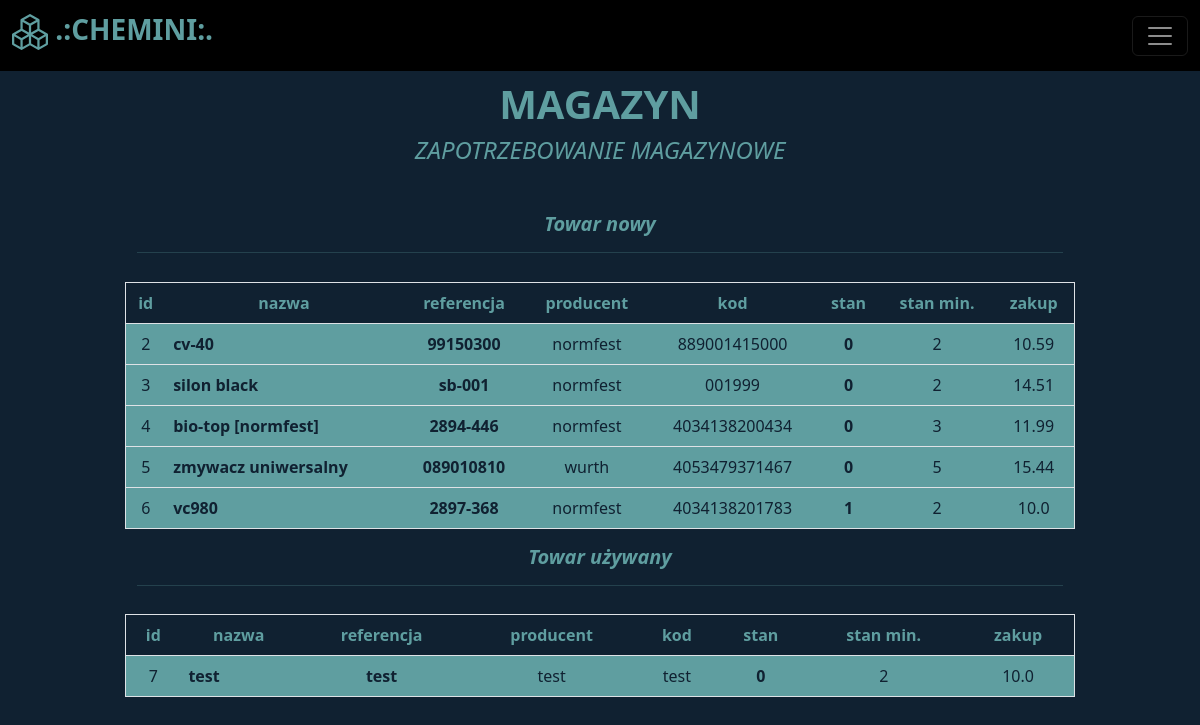
Page /demand (signed in) on the earlier database version.
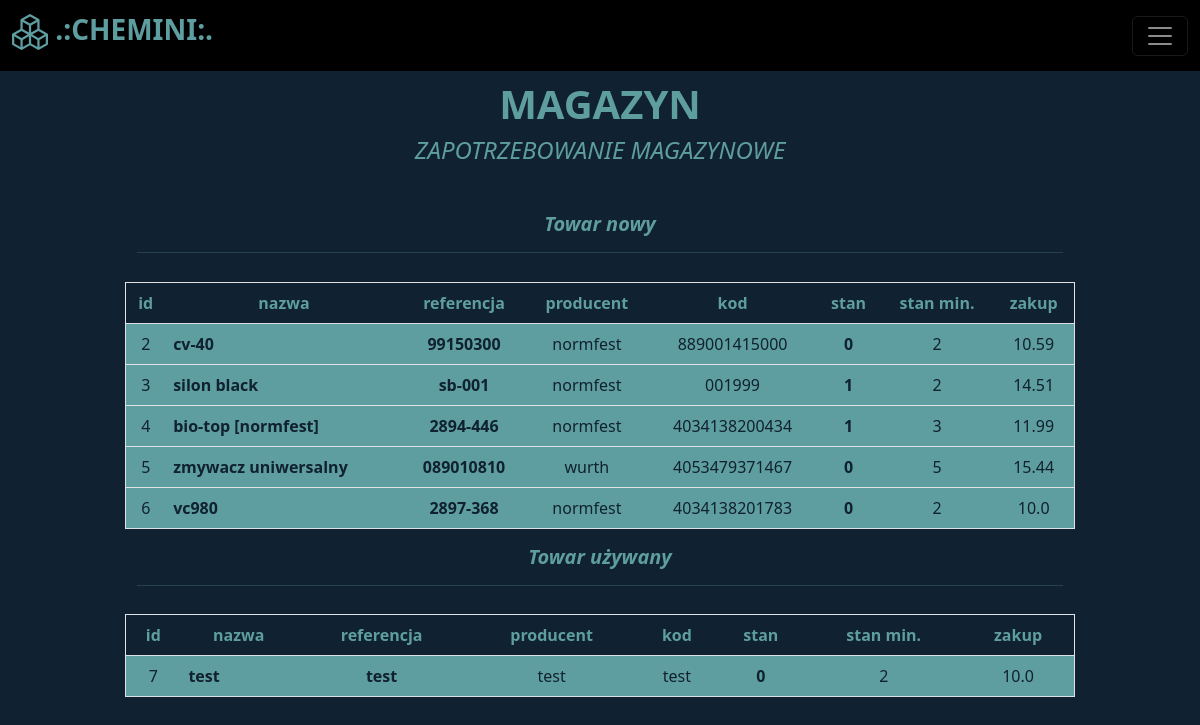
Same page on the later database version.
### libs/models.py (models this page shows)
class Item(Base):
    __tablename__ = "items"
    id = Column(Integer, primary_key=True, autoincrement=True, index=True)
    name = Column(String, unique=False, nullable=False)
    manufacturer = Column(String, nullable=False)
    reference = Column(String, unique=True, index=True, nullable=False)
    code = Column(String, unique=True, index=True)
    description = Column(String)
    stack = Column(Integer, nullable=False, default=0)
    stack_min = Column(Integer, nullable=False, default=0)
    buy = Column(Float)
    sell = Column(Float)
    used = Column(Boolean, default=False)

### routers/warehouse.py (the view)
@router.get('/demand', tags=['warehouse'])
def get_page_with_demand(request: Request, db:Session=Depends(get_db)):
    token = request.cookies.get("access_token")     # very important line if you want to authenticate user on page
    if not token:
        return RedirectResponse("/")
    try:
        scheme,_,param = token.partition(" ")
        payload = jwt.decode(param, config.get("security", "jwt_secret_key"), config.get("security", "algorithm"))
        user = db.query(User).filter(User.name==payload['sub']).first()
    except Exception:
        return RedirectResponse("/")
    if not user:
        return RedirectResponse("/")
    items_new = db.query(Item).where((Item.used==False) & (Item.stack<=Item.stack_min))
    items_used = db.query(Item).where((Item.used==True) & (Item.stack<=Item.stack_min))
    try:
        column_names = ["id", "nazwa", "referencja", "producent", "kod", "stan", "stan min.", "zakup"]
        df = []
        for item in items_new:
            line = [item.id, item.name, item.reference, item.manufacturer, item.code, item.stack, item.stack_min, item.buy]
            df.append(line)
        demands_new_list = tabulate(df, headers=column_names, tablefmt="fancy_grid")
        df = []
        for item in items_used:
            line = [item.id, item.name, item.reference, item.manufacturer, item.code, item.stack, item.stack_min, item.buy]
            df.append(line)
        demands_used_list = tabulate(df, headers=column_names, tablefmt="fancy_grid")
        _time = time.strftime('%d-%m-%Y')
        demand_filepath = f"{config.get('files', 'demands')}/zapotrzebowanie {_time}.txt"
        print(demand_filepath)
        with open(f"{demand_filepath}", "w", encoding="utf-8") as demands:
            demands.write(f"ZAPOTRZEBOWANIE MAGAZYNOWE NA DZIEŃ:   {_time}\n\n")
            demands.write("CZĘŚCI NOWE\n")
            demands.write(demands_new_list)
            demands.write("\n\nCZĘŚCI UŻYWANE\n")
            demands.write(demands_used_list)
            demands.write("\n\n")
    except Exception as e:
        print(e)
    return templates.TemplateResponse(
        "demand.html",{"request":request, "used_items": items_used, "new_items": items_new, "user": user.name, "active_status": user.is_active, "is_admin": user.is_admin})

### templates/demand.html (shortened to what this page needs)
{% extends "baseauth.html" %}
{% block col2 %}
<div style="text-align:center">
  <h1><b>MAGAZYN</b></h1>
  <h4><i>ZAPOTRZEBOWANIE MAGAZYNOWE</i></h4>
</div>
<div class="row" style="margin-top:5%">
    <div class="col">
        <div class="container" style="text-align:center">
            <h5><i><b>Towar nowy<hr></b></i></h5>
        </div>
        <table class="table table-hover border" style="color:cadetblue; background:#102131; text-align:center; margin-top:3%">
            <thead>
              <tr>
                <th scope="col">id</th>
                <th scope="col">nazwa</th>
                <th scope="col">referencja</th>
                <th scope="col">producent</th>
                <th scope="col">kod</th>
                <th scope="col">stan</th>
                <th scope="col">stan min.</th>
                <th scope="col">zakup</th>
              </tr>
            </thead>
            <tbody>
              {% for item in new_items %}
                    <tr style="color:#102131; background:cadetblue">
                        <td>{{ item.id }}</td>
                        <td style="text-align:left"><b>{{ item.name }}</b></td>
                        <td style="text-align:center"><b>{{ item.reference }}</b></td>
                        <td style="text-align:center">{{ item.manufacturer }}</td>
                        <td style="text-align:center">{{ item.code }}</td>
                        <td><b>{{ item.stack }}</b></td>
                        <td>{{ item.stack_min }}</td>
                        <td>{{ item.buy }}</td>
                    </tr>
              {% endfor %}
            </tbody>
          </table>
    </div>
    <div class="col">
        <div class="container" style="text-align:center">
            <h5><i><b>Towar używany<hr></b></i></h5>
        </div>
        <table class="table table-hover border" style="color:cadetblue; background:#102131; text-align:center; margin-top:3%">
            <thead>
              <tr>
                <th scope="col">id</th>
                <th scope="col">nazwa</th>
                <th scope="col">referencja</th>
                <th scope="col">producent</th>
                <th scope="col">kod</th>
                <th scope="col">stan</th>
                <th scope="col">stan min.</th>
                <th scope="col">zakup</th>
              </tr>
            </thead>
            <tbody>
              {% for item in used_items %}
                    <tr style="color:#102131; background:cadetblue">
                        <td>{{ item.id }}</td>
                        <td style="text-align:left"><b>{{ item.name }}</b></td>
                        <td style="text-align:center"><b>{{ item.reference }}</b></td>
                        <td style="text-align:center">{{ item.manufacturer }}</td>
                        <td style="text-align:center">{{ item.code }}</td>
                        <td><b>{{ item.stack }}</b></td>
                        <td>{{ item.stack_min }}</td>
                        <td>{{ item.buy }}</td>
                    </tr>
              {% endfor %}
            </tbody>
          </table>
    </div>
</div>
{% endblock %}

### templates/baseauth.html (shortened to what this page needs)
<!doctype html>
<html lang="en">
<head>
  <link href="https://cdn.jsdelivr.net/npm/bootstrap@5.2.1/dist/css/bootstrap.min.css" rel="stylesheet"
>
</head>
<body>
  <header style="margin-bottom:5rem;">
    <nav class="navbar navbar-dark fixed-top" style="background:black">
      <div class="container-fluid">
        <a class="navbar-brand" style="color:cadetblue" href="/warehouse"><h3>
          <b>
             .:CHEMINI:.
          </b></h3></a>
        <button class="navbar-toggler" type="button" data-bs-toggle="offcanvas" data-bs-target="#offcanvasDarkNavbar" aria-controls="offcanvasDarkNavbar">
          <span class="navbar-toggler-icon"></span>
        </button>
      </div>
    </nav>
  </header>
  <main>
    <div class="row" style="margin:1rem">
      <div class="col">
      </div>
      <div class="col-10">
        {% block col2 %}
        {% endblock %}
      </div>
      <div class="col">
      </div>
    </div>
  </main>
</body>
</html>

### templates/baseauth.html (style rules this page uses)
body { background: #102131; color: cadetblue }

Differences in the rows shown:
changed Item "silon black": stack "0" → "1"
changed Item "bio-top [normfest]": stack "0" → "1"
changed Item "vc980": stack "1" → "0"
